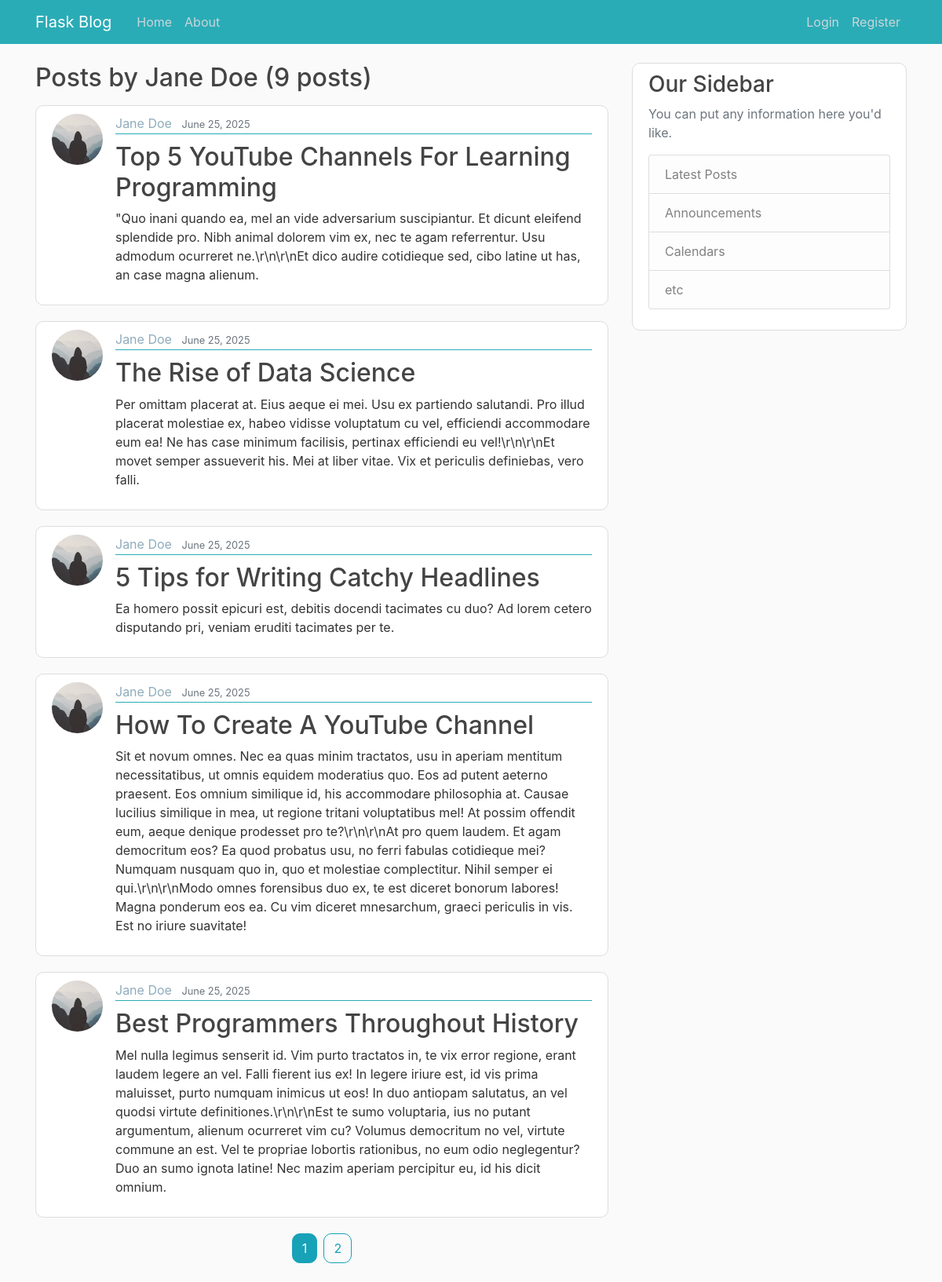
The page /user/jane doe on the database its author committed.
### flask_blog/models.py (models this page shows, shortened)
class User(db.Model, UserMixin):
    id = db.Column(db.Integer, primary_key=True)
    username = db.Column(db.String(20), unique=True, nullable=False)
    email = db.Column(db.String(120), unique=True, nullable=False)
    image_file = db.Column(db.String(20), nullable=False, default='default.jpg')
    password = db.Column(db.String(60), nullable=False)
    post = db.relationship('Post', backref='author', lazy=True)

class Post(db.Model):
    id = db.Column(db.Integer, primary_key=True)
    title = db.Column(db.String(100), nullable=False)
    date_posted = db.Column(db.DateTime, nullable=False, default=lambda: datetime.now(timezone.utc))
    content = db.Column(db.Text, nullable=False)
    user_id = db.Column(db.Integer, db.ForeignKey('user.id'), nullable=False)

### flask_blog/routes.py (the view)
@app.route("/user/<string:username>")
def user_posts(username):
    page = request.args.get('page', 1, type=int)
    user = User.query.filter_by(username=username).first_or_404()
    posts = Post.query\
            .filter_by(author=user)\
            .order_by(Post.date_posted.desc())\
            .paginate(page=page, per_page=5)
    return render_template('user_posts.html', posts=posts, user=user)

### flask_blog/templates/user_posts.html
{% extends "layout.html" %}
{% block content %}
<h2 class="mb-3">Posts by {{ user.username.title() }} ({{ posts.total }} posts)</h2>
  {% for post in posts.items %}
    <article class="media content-section">
      <img class="rounded-circle article-img" src="{{ url_for('static', filename='profile_pics/' + post.author.image_file) }}">
      <div class="media-body">
        <div class="article-metadata">
          <a class="mr-2" href="{{ url_for('user_posts', username=post.author.username) }}">{{ post.author.username.title() }}</a>
          <small class="text-muted">{{ post.date_posted.strftime('%B %d, %Y') }}</small>
        </div>
        <h2 class="article-title-h2"><a class="article-title" href="{{ url_for('post', post_id=post.id) }}">{{ post.title }}</a></h2>
        <p class="article-content">{{ post.content }}</p>
      </div>
    </article>
  {% endfor %}
  <div class="d-flex justify-content-center flex-wrap">
    {% for page_num in posts.iter_pages(left_edge=1, right_edge=1, left_current=1, right_current=2) %}
      {% if page_num %}
        {% if posts.page == page_num %}
          <a class="btn btn-info mb-4 mx-1" style="border-radius: 10px" href="{{ url_for('user_posts', username=user.username, page=page_num)}}">{{ page_num }}</a>
        {% else %}
          <a class="btn btn-outline-info mb-4 mx-1" style="border-radius: 10px" href="{{ url_for('user_posts', username=user.username, page=page_num)}}">{{ page_num }}</a>
        {% endif %}
      {% else %}
        ...
      {% endif %}
    {% endfor %}
  </div>
{% endblock content %}

### flask_blog/static/main.css (style rules this page uses)
body { background: #fafafa; color: #333333; margin-top: 5rem; }
h1, h2, h3, h4, h5, h6 { color: #444444; }
.content-section { background: #ffffff; padding: 10px 20px; border: 1px solid #dddddd; border-radius: 10px; margin-bottom: 20px; }
.article-title-h2 { margin-top: 10px; }
.article-title { color: #444444; }
.mr-2 { color: #8facbc; }
.article-content { white-space: pre-line; }
.article-img { height: 65px; width: 65px; margin-right: 16px; }
.article-metadata { padding-bottom: 1px; margin-bottom: 4px; border-bottom: 1px solid #2aacb6 }
.btn { border-radius: 20px; }

### rows shown on the page
User: username "Jane Doe"
Post: image_file (placeholder picture), author.username "Jane Doe", date_posted "June 25, 2025", title "Top 5 YouTube Channels For Learning Programming", content "\"Quo inani quando ea, mel an vide adversarium suscipiantur. Et dicunt eleifend splendide pro. Nibh animal dolorem vim ex, nec te agam referrentur. Usu admodum ocurreret ne.\\r\\n\\r\\nEt dico audire cotidieque sed, cibo latine ut has, an case magna alienum."
Post: image_file (placeholder picture), author.username "Jane Doe", date_posted "June 25, 2025", title "The Rise of Data Science", content "Per omittam placerat at. Eius aeque ei mei. Usu ex partiendo salutandi. Pro illud placerat molestiae ex, habeo vidisse voluptatum cu vel, efficiendi accommodare eum ea! Ne has case minimum facilisis, pertinax efficiendi eu vel!\\r\\n\\r\\nEt movet semper assueverit his. Mei at liber vitae. Vix et periculis definiebas, vero falli."
Post: image_file (placeholder picture), author.username "Jane Doe", date_posted "June 25, 2025", title "5 Tips for Writing Catchy Headlines", content "Ea homero possit epicuri est, debitis docendi tacimates cu duo? Ad lorem cetero disputando pri, veniam eruditi tacimates per te."
Post: image_file (placeholder picture), author.username "Jane Doe", date_posted "June 25, 2025", title "How To Create A YouTube Channel", content "Sit et novum omnes. Nec ea quas minim tractatos, usu in aperiam mentitum necessitatibus, ut omnis equidem moderatius quo. Eos ad putent aeterno praesent. Eos omnium similique id, his accommodare philosophia at. Causae lucilius similique in mea, ut regione tritani voluptatibus mel! At possim offendit eum, aeque denique prodesset pro te?\\r\\n\\r\\nAt pro quem laudem. Et agam democritum eos? Ea quod probatus usu, no ferri fabulas cotidieque mei? Numquam nusquam quo in, quo et molestiae complectitur. Nihil semper ei qui.\\r\\n\\r\\nModo omnes forensibus duo ex, te est diceret bonorum labores! Magna ponderum eos ea. Cu vim diceret mnesarchum, graeci periculis in vis. Est no iriure suavitate!"
Post: image_file (placeholder picture), author.username "Jane Doe", date_posted "June 25, 2025", title "Best Programmers Throughout History", content "Mel nulla legimus senserit id. Vim purto tractatos in, te vix error regione, erant laudem legere an vel. Falli fierent ius ex! In legere iriure est, id vis prima maluisset, purto numquam inimicus ut eos! In duo antiopam salutatus, an vel quodsi virtute definitiones.\\r\\n\\r\\nEst te sumo voluptaria, ius no putant argumentum, alienum ocurreret vim cu? Volumus democritum no vel, virtute commune an est. Vel te propriae lobortis rationibus, no eum odio neglegentur? Duo an sumo ignota latine! Nec mazim aperiam percipitur eu, id his dicit omnium."

### other values the page prints
{{ posts.total }} "9"
{{ page_num }} "1"
{{ page_num }} "2"
